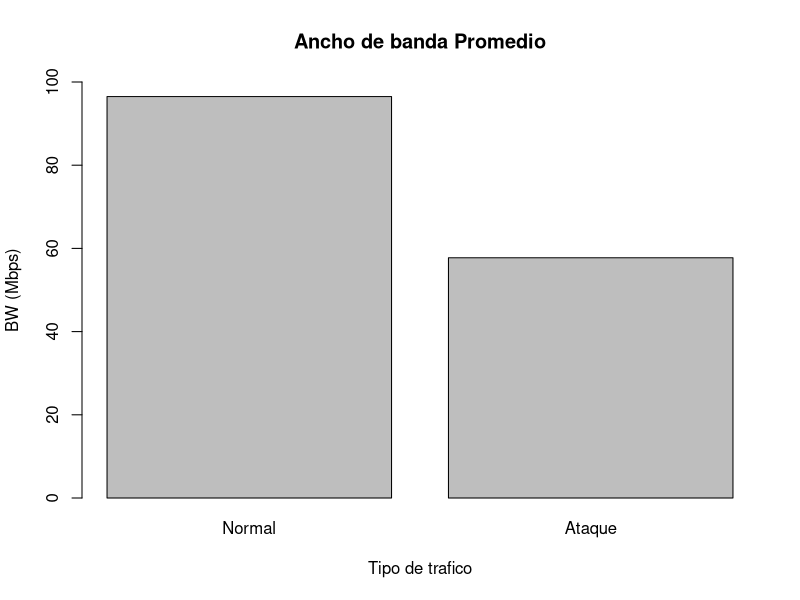

Write the R code that produced this figure.
## ---- chunk 1
library(ggplot2)
## ---- chunk 2
# Cargando los datos resumen
iperf_summ.df <-read.csv("iperf_summ.csv", header=TRUE, sep = ';')
ping_summ.df <-read.csv("ping_summ.csv", header=TRUE, sep = ';')
## ---- chunk 3
# Informacion iperf
print(iperf_summ.df)
# Resumen
summary(iperf_summ.df)
ryu_tratamientos_iperf <- levels(iperf_summ.df$trat)
ryu_normal_replicas_iperf <- subset(iperf_summ.df,trat=="ryu-normal")
ryu_ataque_replicas_iperf <- subset(iperf_summ.df,trat=="ryu-ataque")
## ---- chunk 4
print(ryu_normal_replicas_iperf)
## ---- chunk 5
print(ryu_ataque_replicas_iperf)
## ---- chunk 6
# Informacion ping
print(ping_summ.df)
# Resumen
summary(ping_summ.df)
ryu_normal_replicas_ping <- subset(ping_summ.df,trat=="ryu-normal")
ryu_ataque_replicas_ping <- subset(ping_summ.df,trat=="ryu-ataque")
## ---- chunk 7
print(ryu_normal_replicas_ping)
## ---- chunk 8
print(ryu_ataque_replicas_ping)
## ---- chunk 9
BW_normal_avg <- mean(ryu_normal_replicas_iperf$BW)
BW_ataque_avg <- mean(ryu_ataque_replicas_iperf$BW)
## ---- chunk 10
barplot(c(BW_normal_avg,BW_ataque_avg ), main="Ancho de banda Promedio", 
        xlab="Tipo de trafico", ylim = c(0,100), 
        ylab="BW (Mbps)", names.arg=c("Normal","Ataque"))
